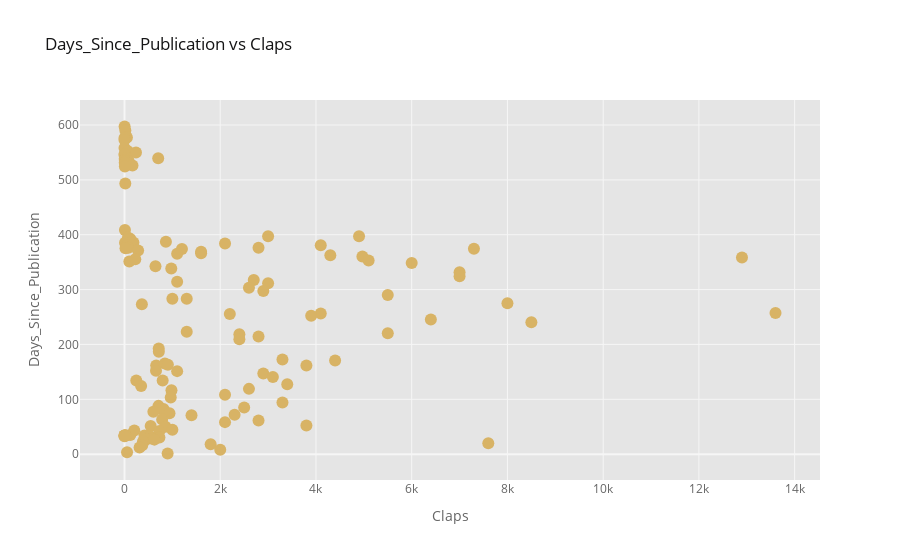

This figure's notebook cell:
### Markdown cell above
Let's add some options to control the column scheme.

### Code cell
@interact
def scatter_plot(x=list(df.select_dtypes('number').columns), 
                 y=list(df.select_dtypes('number').columns)[1:],
                 theme=list(cf.themes.THEMES.keys()), 
                 colorscale=list(cf.colors._scales_names.keys())):
    
    df.iplot(kind='scatter', x=x, y=y, mode='markers', 
             xTitle=x.title(), yTitle=y.title(), 
             text='title',
             title=f'{y.title()} vs {x.title()}',
            theme=theme, colorscale=colorscale)

### Figure 1 — Plotly figure (JSON) as saved in the notebook; plotly's stock layout.template omitted (floating-point values rounded to 4 significant figures; data arrays with more than 128 entries replaced by an {"elided": "..."} marker saying what was removed)
{"data": [{"line": {"color": "rgba(216, 179, 101, 1.0)", "dash": "solid", "shape": "linear", "width": 1.3}, "marker": {"size": 12, "symbol": "circle"}, "mode": "markers", "name": "days_since_publication", "text": {"elided": "133 str values"}, "type": "scatter", "x": {"elided": "133 int values"}, "y": {"elided": "133 float values"}}], "layout": {"legend": {"bgcolor": "#FFFFFF", "font": {"color": "#666666"}}, "paper_bgcolor": "#FFFFFF", "plot_bgcolor": "#E5E5E5", "title": {"font": {"color": "#151516"}, "text": "Days_Since_Publication vs Claps"}, "xaxis": {"gridcolor": "#F6F6F6", "showgrid": true, "tickfont": {"color": "#666666"}, "title": {"font": {"color": "#666666"}, "text": "Claps"}, "zerolinecolor": "#F6F6F6"}, "yaxis": {"gridcolor": "#F6F6F6", "showgrid": true, "tickfont": {"color": "#666666"}, "title": {"font": {"color": "#666666"}, "text": "Days_Since_Publication"}, "zerolinecolor": "#F6F6F6"}}}
